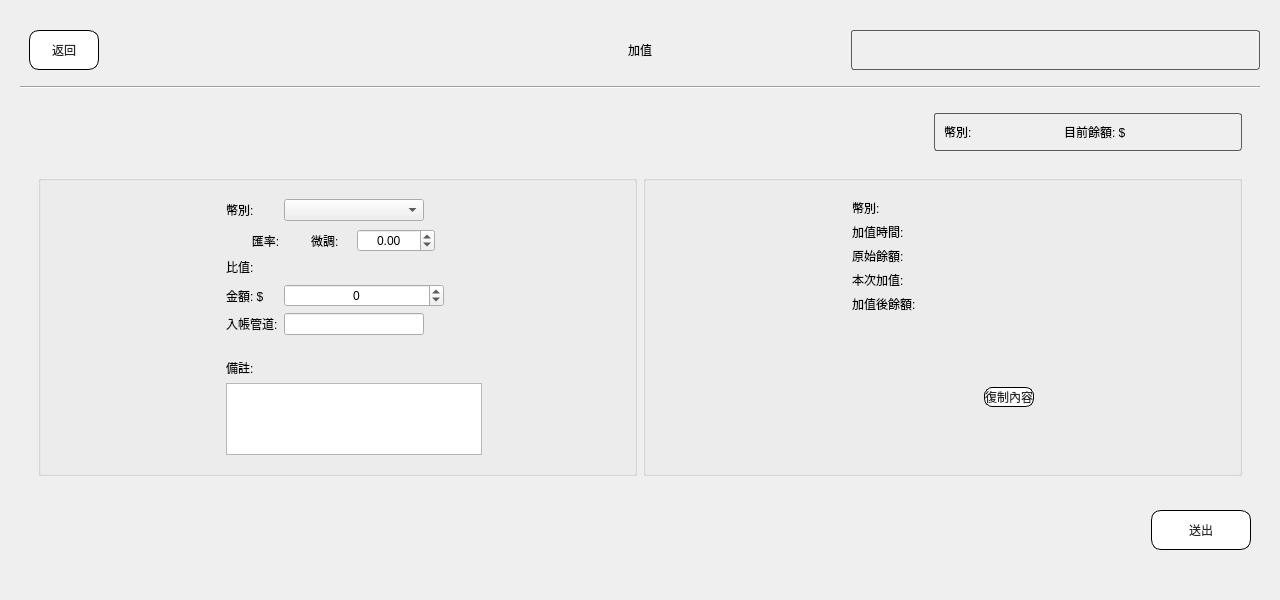
<?xml version="1.0" encoding="UTF-8"?>
<ui version="4.0">
 <class>LayerAddCost</class>
 <widget class="QWidget" name="LayerAddCost">
  <property name="geometry">
   <rect>
    <x>0</x>
    <y>0</y>
    <width>1280</width>
    <height>600</height>
   </rect>
  </property>
  <property name="windowTitle">
   <string>Form</string>
  </property>
  <layout class="QGridLayout" name="gridLayout">
   <property name="leftMargin">
    <number>0</number>
   </property>
   <property name="topMargin">
    <number>0</number>
   </property>
   <property name="rightMargin">
    <number>0</number>
   </property>
   <property name="bottomMargin">
    <number>0</number>
   </property>
   <property name="spacing">
    <number>0</number>
   </property>
   <item row="0" column="0">
    <widget class="QWidget" name="wBg" native="true">
     <property name="styleSheet">
      <string notr="true">font: 18px &quot;Microsoft JhengHei UI&quot;;</string>
     </property>
     <layout class="QGridLayout" name="gridLayout_3">
      <property name="leftMargin">
       <number>20</number>
      </property>
      <property name="topMargin">
       <number>20</number>
      </property>
      <property name="rightMargin">
       <number>20</number>
      </property>
      <property name="bottomMargin">
       <number>40</number>
      </property>
      <item row="1" column="0">
       <widget class="Line" name="line">
        <property name="orientation">
         <enum>Qt::Horizontal</enum>
        </property>
       </widget>
      </item>
      <item row="2" column="0">
       <widget class="QWidget" name="wBody" native="true">
        <layout class="QGridLayout" name="gridLayout_4">
         <item row="0" column="0">
          <widget class="QWidget" name="widget_2" native="true">
           <layout class="QHBoxLayout" name="horizontalLayout_5">
            <item>
             <spacer name="horizontalSpacer_2">
              <property name="orientation">
               <enum>Qt::Horizontal</enum>
              </property>
              <property name="sizeHint" stdset="0">
               <size>
                <width>40</width>
                <height>20</height>
               </size>
              </property>
             </spacer>
            </item>
            <item>
             <widget class="QGroupBox" name="groupBox_2">
              <property name="sizePolicy">
               <sizepolicy hsizetype="Fixed" vsizetype="Preferred">
                <horstretch>0</horstretch>
                <verstretch>0</verstretch>
               </sizepolicy>
              </property>
              <property name="minimumSize">
               <size>
                <width>200</width>
                <height>0</height>
               </size>
              </property>
              <property name="styleSheet">
               <string notr="true">QGroupBox{
border-radius:3px;
color: rgb(41,41,41);
border: 1px solid #5b5b5b; }</string>
              </property>
              <layout class="QHBoxLayout" name="horizontalLayout_3">
               <item>
                <widget class="QLabel" name="label">
                 <property name="text">
                  <string>幣別:</string>
                 </property>
                </widget>
               </item>
               <item>
                <widget class="QLabel" name="lbCurrency">
                 <property name="minimumSize">
                  <size>
                   <width>80</width>
                   <height>0</height>
                  </size>
                 </property>
                 <property name="text">
                  <string/>
                 </property>
                </widget>
               </item>
               <item>
                <widget class="QLabel" name="label_3">
                 <property name="text">
                  <string>目前餘額: $</string>
                 </property>
                </widget>
               </item>
               <item>
                <widget class="QLabel" name="lbCurrentCost">
                 <property name="minimumSize">
                  <size>
                   <width>100</width>
                   <height>0</height>
                  </size>
                 </property>
                 <property name="text">
                  <string/>
                 </property>
                </widget>
               </item>
              </layout>
             </widget>
            </item>
           </layout>
          </widget>
         </item>
         <item row="1" column="0">
          <widget class="QWidget" name="widget_6" native="true">
           <property name="sizePolicy">
            <sizepolicy hsizetype="Preferred" vsizetype="Expanding">
             <horstretch>0</horstretch>
             <verstretch>0</verstretch>
            </sizepolicy>
           </property>
           <layout class="QGridLayout" name="gridLayout_5" rowstretch="0" columnstretch="1,1">
            <item row="0" column="0">
             <widget class="QGroupBox" name="groupBox_7">
              <property name="minimumSize">
               <size>
                <width>200</width>
                <height>100</height>
               </size>
              </property>
              <property name="maximumSize">
               <size>
                <width>16777215</width>
                <height>16777215</height>
               </size>
              </property>
              <layout class="QGridLayout" name="gridLayout_6">
               <item row="0" column="1">
                <widget class="QWidget" name="widget_10" native="true">
                 <property name="sizePolicy">
                  <sizepolicy hsizetype="Preferred" vsizetype="Fixed">
                   <horstretch>0</horstretch>
                   <verstretch>0</verstretch>
                  </sizepolicy>
                 </property>
                 <layout class="QFormLayout" name="formLayout">
                  <item row="0" column="0">
                   <widget class="QLabel" name="label_5">
                    <property name="text">
                     <string>幣別:</string>
                    </property>
                   </widget>
                  </item>
                  <item row="0" column="1">
                   <widget class="QComboBox" name="cbCurrency">
                    <property name="minimumSize">
                     <size>
                      <width>140</width>
                      <height>0</height>
                     </size>
                    </property>
                    <property name="maximumSize">
                     <size>
                      <width>120</width>
                      <height>16777215</height>
                     </size>
                    </property>
                   </widget>
                  </item>
                  <item row="3" column="0">
                   <widget class="QLabel" name="label_6">
                    <property name="text">
                     <string>金額: $ </string>
                    </property>
                   </widget>
                  </item>
                  <item row="3" column="1">
                   <widget class="QSpinBox" name="sb">
                    <property name="minimumSize">
                     <size>
                      <width>160</width>
                      <height>0</height>
                     </size>
                    </property>
                    <property name="maximumSize">
                     <size>
                      <width>120</width>
                      <height>16777215</height>
                     </size>
                    </property>
                    <property name="alignment">
                     <set>Qt::AlignCenter</set>
                    </property>
                    <property name="prefix">
                     <string/>
                    </property>
                    <property name="minimum">
                     <number>-999999</number>
                    </property>
                    <property name="maximum">
                     <number>999999</number>
                    </property>
                   </widget>
                  </item>
                  <item row="4" column="0">
                   <widget class="QLabel" name="label_7">
                    <property name="text">
                     <string>入帳管道:</string>
                    </property>
                   </widget>
                  </item>
                  <item row="4" column="1">
                   <widget class="QLineEdit" name="txType">
                    <property name="minimumSize">
                     <size>
                      <width>140</width>
                      <height>0</height>
                     </size>
                    </property>
                    <property name="maximumSize">
                     <size>
                      <width>100</width>
                      <height>16777215</height>
                     </size>
                    </property>
                   </widget>
                  </item>
                  <item row="1" column="0" colspan="2">
                   <widget class="QWidget" name="wRate" native="true">
                    <property name="minimumSize">
                     <size>
                      <width>0</width>
                      <height>32</height>
                     </size>
                    </property>
                    <layout class="QGridLayout" name="gridLayout_9">
                     <property name="leftMargin">
                      <number>0</number>
                     </property>
                     <property name="topMargin">
                      <number>2</number>
                     </property>
                     <property name="bottomMargin">
                      <number>2</number>
                     </property>
                     <item row="0" column="2">
                      <widget class="QDoubleSpinBox" name="sbAdd">
                       <property name="alignment">
                        <set>Qt::AlignCenter</set>
                       </property>
                       <property name="minimum">
                        <double>-99.000000000000000</double>
                       </property>
                       <property name="singleStep">
                        <double>0.010000000000000</double>
                       </property>
                      </widget>
                     </item>
                     <item row="0" column="0">
                      <widget class="QLabel" name="lbRate">
                       <property name="text">
                        <string>匯率:</string>
                       </property>
                       <property name="alignment">
                        <set>Qt::AlignCenter</set>
                       </property>
                      </widget>
                     </item>
                     <item row="0" column="1">
                      <widget class="QLabel" name="label_2">
                       <property name="minimumSize">
                        <size>
                         <width>40</width>
                         <height>0</height>
                        </size>
                       </property>
                       <property name="maximumSize">
                        <size>
                         <width>40</width>
                         <height>16777215</height>
                        </size>
                       </property>
                       <property name="text">
                        <string>微調:</string>
                       </property>
                      </widget>
                     </item>
                     <item row="1" column="0">
                      <widget class="QLabel" name="label_4">
                       <property name="text">
                        <string>比值:</string>
                       </property>
                      </widget>
                     </item>
                     <item row="1" column="1" colspan="2">
                      <widget class="QLabel" name="lbDiff">
                       <property name="text">
                        <string/>
                       </property>
                      </widget>
                     </item>
                    </layout>
                   </widget>
                  </item>
                 </layout>
                </widget>
               </item>
               <item row="0" column="0">
                <spacer name="horizontalSpacer_3">
                 <property name="orientation">
                  <enum>Qt::Horizontal</enum>
                 </property>
                 <property name="sizeHint" stdset="0">
                  <size>
                   <width>40</width>
                   <height>20</height>
                  </size>
                 </property>
                </spacer>
               </item>
               <item row="0" column="2">
                <spacer name="horizontalSpacer_4">
                 <property name="orientation">
                  <enum>Qt::Horizontal</enum>
                 </property>
                 <property name="sizeHint" stdset="0">
                  <size>
                   <width>40</width>
                   <height>20</height>
                  </size>
                 </property>
                </spacer>
               </item>
               <item row="1" column="1" colspan="2">
                <widget class="QWidget" name="widget_8" native="true">
                 <property name="sizePolicy">
                  <sizepolicy hsizetype="Preferred" vsizetype="Expanding">
                   <horstretch>0</horstretch>
                   <verstretch>0</verstretch>
                  </sizepolicy>
                 </property>
                 <property name="minimumSize">
                  <size>
                   <width>0</width>
                   <height>100</height>
                  </size>
                 </property>
                 <property name="maximumSize">
                  <size>
                   <width>16777215</width>
                   <height>140</height>
                  </size>
                 </property>
                 <layout class="QVBoxLayout" name="verticalLayout_2">
                  <item>
                   <widget class="QLabel" name="label_8">
                    <property name="text">
                     <string>備註:</string>
                    </property>
                   </widget>
                  </item>
                  <item>
                   <widget class="QTextEdit" name="txNote1">
                    <property name="sizePolicy">
                     <sizepolicy hsizetype="Fixed" vsizetype="Fixed">
                      <horstretch>0</horstretch>
                      <verstretch>0</verstretch>
                     </sizepolicy>
                    </property>
                    <property name="html">
                     <string>&lt;!DOCTYPE HTML PUBLIC &quot;-//W3C//DTD HTML 4.0//EN&quot; &quot;http://www.w3.org/TR/REC-html40/strict.dtd&quot;&gt;
&lt;html&gt;&lt;head&gt;&lt;meta name=&quot;qrichtext&quot; content=&quot;1&quot; /&gt;&lt;meta charset=&quot;utf-8&quot; /&gt;&lt;style type=&quot;text/css&quot;&gt;
p, li { white-space: pre-wrap; }
&lt;/style&gt;&lt;/head&gt;&lt;body style=&quot; font-family:'Microsoft JhengHei UI'; font-size:18px; font-weight:400; font-style:normal;&quot;&gt;
&lt;p style=&quot;-qt-paragraph-type:empty; margin-top:0px; margin-bottom:0px; margin-left:0px; margin-right:0px; -qt-block-indent:0; text-indent:0px;&quot;&gt;&lt;br /&gt;&lt;/p&gt;&lt;/body&gt;&lt;/html&gt;</string>
                    </property>
                   </widget>
                  </item>
                 </layout>
                </widget>
               </item>
              </layout>
             </widget>
            </item>
            <item row="0" column="1">
             <widget class="QGroupBox" name="groupBox">
              <property name="minimumSize">
               <size>
                <width>200</width>
                <height>0</height>
               </size>
              </property>
              <layout class="QGridLayout" name="gridLayout_7">
               <item row="0" column="1">
                <widget class="QWidget" name="widget" native="true">
                 <property name="minimumSize">
                  <size>
                   <width>200</width>
                   <height>0</height>
                  </size>
                 </property>
                 <layout class="QFormLayout" name="formLayout_2">
                  <item row="0" column="0">
                   <widget class="QLabel" name="lb0">
                    <property name="text">
                     <string>幣別: </string>
                    </property>
                   </widget>
                  </item>
                  <item row="0" column="1">
                   <widget class="QLabel" name="lbCurrency_2">
                    <property name="text">
                     <string/>
                    </property>
                   </widget>
                  </item>
                  <item row="1" column="0">
                   <widget class="QLabel" name="lb1">
                    <property name="text">
                     <string>加值時間: </string>
                    </property>
                   </widget>
                  </item>
                  <item row="1" column="1">
                   <widget class="QLabel" name="lbTime">
                    <property name="text">
                     <string/>
                    </property>
                   </widget>
                  </item>
                  <item row="2" column="0">
                   <widget class="QLabel" name="lb2">
                    <property name="text">
                     <string>原始餘額: </string>
                    </property>
                   </widget>
                  </item>
                  <item row="2" column="1">
                   <widget class="QLabel" name="lbCurrentCost_2">
                    <property name="text">
                     <string/>
                    </property>
                   </widget>
                  </item>
                  <item row="3" column="0">
                   <widget class="QLabel" name="lb3">
                    <property name="text">
                     <string>本次加值: </string>
                    </property>
                   </widget>
                  </item>
                  <item row="3" column="1">
                   <widget class="QLabel" name="lbAdd">
                    <property name="text">
                     <string/>
                    </property>
                   </widget>
                  </item>
                  <item row="4" column="0">
                   <widget class="QLabel" name="lb4">
                    <property name="text">
                     <string>加值後餘額: </string>
                    </property>
                   </widget>
                  </item>
                  <item row="4" column="1">
                   <widget class="QLabel" name="lbAfAdd">
                    <property name="text">
                     <string/>
                    </property>
                   </widget>
                  </item>
                 </layout>
                </widget>
               </item>
               <item row="1" column="1">
                <widget class="QWidget" name="widget_3" native="true">
                 <layout class="QGridLayout" name="gridLayout_8">
                  <item row="0" column="1">
                   <widget class="QPushButton" name="btnCopy">
                    <property name="styleSheet">
                     <string notr="true">QPushButton{
font: 20px &quot;Microsoft JhengHei UI&quot;;


}



QPushButton{background-color: rgb(255, 255, 255);
border-radius:8px;
color: rgb(41,41,41);
border: 1px solid #000000; }


QPushButton:hover 
{ 
background-color: #55aaff; 
border-style: outset; 
border-width: 2px; 
font: 700 18px &quot;Microsoft JhengHei UI&quot;; 
}
QPushButton:pressed { 
border-style: outset; 
border-width: 0px; 
font: 700 24px &quot;Microsoft JhengHei UI&quot;; 
color:rgb(241,241,241);
background-color:#3c78b4;
}</string>
                    </property>
                    <property name="text">
                     <string>復制內容</string>
                    </property>
                   </widget>
                  </item>
                  <item row="0" column="0">
                   <spacer name="horizontalSpacer_8">
                    <property name="orientation">
                     <enum>Qt::Horizontal</enum>
                    </property>
                    <property name="sizeHint" stdset="0">
                     <size>
                      <width>40</width>
                      <height>20</height>
                     </size>
                    </property>
                   </spacer>
                  </item>
                 </layout>
                </widget>
               </item>
               <item row="0" column="0">
                <spacer name="horizontalSpacer_5">
                 <property name="orientation">
                  <enum>Qt::Horizontal</enum>
                 </property>
                 <property name="sizeHint" stdset="0">
                  <size>
                   <width>40</width>
                   <height>20</height>
                  </size>
                 </property>
                </spacer>
               </item>
               <item row="0" column="2">
                <spacer name="horizontalSpacer_7">
                 <property name="orientation">
                  <enum>Qt::Horizontal</enum>
                 </property>
                 <property name="sizeHint" stdset="0">
                  <size>
                   <width>40</width>
                   <height>20</height>
                  </size>
                 </property>
                </spacer>
               </item>
              </layout>
             </widget>
            </item>
           </layout>
          </widget>
         </item>
        </layout>
       </widget>
      </item>
      <item row="0" column="0">
       <widget class="QWidget" name="wTop" native="true">
        <property name="minimumSize">
         <size>
          <width>0</width>
          <height>60</height>
         </size>
        </property>
        <property name="maximumSize">
         <size>
          <width>16777215</width>
          <height>80</height>
         </size>
        </property>
        <layout class="QHBoxLayout" name="horizontalLayout" stretch="1,1,1">
         <property name="leftMargin">
          <number>0</number>
         </property>
         <property name="topMargin">
          <number>0</number>
         </property>
         <property name="rightMargin">
          <number>0</number>
         </property>
         <property name="bottomMargin">
          <number>0</number>
         </property>
         <item>
          <widget class="QWidget" name="widget_4" native="true">
           <layout class="QHBoxLayout" name="horizontalLayout_2">
            <item>
             <widget class="QPushButton" name="btnAddCostBack">
              <property name="sizePolicy">
               <sizepolicy hsizetype="Fixed" vsizetype="Fixed">
                <horstretch>0</horstretch>
                <verstretch>0</verstretch>
               </sizepolicy>
              </property>
              <property name="minimumSize">
               <size>
                <width>70</width>
                <height>40</height>
               </size>
              </property>
              <property name="maximumSize">
               <size>
                <width>70</width>
                <height>40</height>
               </size>
              </property>
              <property name="styleSheet">
               <string notr="true">QPushButton{
font: 20px &quot;Microsoft JhengHei UI&quot;;


}



QPushButton{background-color: rgb(255, 255, 255);
border-radius:10px;
color: rgb(41,41,41);
border: 1px solid #000000; }


QPushButton:hover 
{ 
background-color: #55aaff; 
border-style: outset; 
border-width: 2px; 
font: 700 18px &quot;Microsoft JhengHei UI&quot;; 
}
QPushButton:pressed { 
border-style: outset; 
border-width: 0px; 
font: 700 24px &quot;Microsoft JhengHei UI&quot;; 
color:rgb(241,241,241);
background-color:#3c78b4;
}</string>
              </property>
              <property name="text">
               <string>返回</string>
              </property>
             </widget>
            </item>
            <item>
             <spacer name="horizontalSpacer">
              <property name="orientation">
               <enum>Qt::Horizontal</enum>
              </property>
              <property name="sizeHint" stdset="0">
               <size>
                <width>187</width>
                <height>20</height>
               </size>
              </property>
             </spacer>
            </item>
           </layout>
          </widget>
         </item>
         <item>
          <widget class="QLabel" name="lbTitle">
           <property name="styleSheet">
            <string notr="true">font: 24px &quot;Microsoft JhengHei UI&quot;;</string>
           </property>
           <property name="text">
            <string>加值</string>
           </property>
           <property name="alignment">
            <set>Qt::AlignCenter</set>
           </property>
          </widget>
         </item>
         <item>
          <widget class="QWidget" name="widget_5" native="true">
           <layout class="QGridLayout" name="gridLayout_2">
            <property name="leftMargin">
             <number>0</number>
            </property>
            <property name="topMargin">
             <number>0</number>
            </property>
            <property name="rightMargin">
             <number>0</number>
            </property>
            <property name="bottomMargin">
             <number>0</number>
            </property>
            <item row="0" column="0">
             <widget class="QGroupBox" name="groupBox_8">
              <property name="maximumSize">
               <size>
                <width>16777215</width>
                <height>40</height>
               </size>
              </property>
              <property name="styleSheet">
               <string notr="true">QGroupBox{
border-radius:3px;
color: rgb(41,41,41);
border: 1px solid #5b5b5b; }</string>
              </property>
              <layout class="QHBoxLayout" name="horizontalLayout_4">
               <property name="leftMargin">
                <number>0</number>
               </property>
               <property name="topMargin">
                <number>0</number>
               </property>
               <property name="rightMargin">
                <number>0</number>
               </property>
               <property name="bottomMargin">
                <number>0</number>
               </property>
               <item>
                <widget class="QLabel" name="lbId">
                 <property name="text">
                  <string/>
                 </property>
                 <property name="alignment">
                  <set>Qt::AlignCenter</set>
                 </property>
                </widget>
               </item>
               <item>
                <widget class="QLabel" name="lbName">
                 <property name="text">
                  <string/>
                 </property>
                </widget>
               </item>
              </layout>
             </widget>
            </item>
           </layout>
          </widget>
         </item>
        </layout>
       </widget>
      </item>
      <item row="3" column="0">
       <widget class="QWidget" name="wBottom" native="true">
        <property name="minimumSize">
         <size>
          <width>0</width>
          <height>60</height>
         </size>
        </property>
        <layout class="QHBoxLayout" name="horizontalLayout_8">
         <item>
          <spacer name="horizontalSpacer_6">
           <property name="orientation">
            <enum>Qt::Horizontal</enum>
           </property>
           <property name="sizeHint" stdset="0">
            <size>
             <width>658</width>
             <height>20</height>
            </size>
           </property>
          </spacer>
         </item>
         <item>
          <widget class="QPushButton" name="btnOk">
           <property name="minimumSize">
            <size>
             <width>100</width>
             <height>40</height>
            </size>
           </property>
           <property name="styleSheet">
            <string notr="true">QPushButton{
font: 20px &quot;Microsoft JhengHei UI&quot;;


}



QPushButton{background-color: rgb(255, 255, 255);
border-radius:10px;
color: rgb(41,41,41);
border: 1px solid #000000; }


QPushButton:hover 
{ 
background-color: #55aaff; 
border-style: outset; 
border-width: 2px; 
font: 700 18px &quot;Microsoft JhengHei UI&quot;; 
}
QPushButton:pressed { 
border-style: outset; 
border-width: 0px; 
font: 700 24px &quot;Microsoft JhengHei UI&quot;; 
color:rgb(241,241,241);
background-color:#3c78b4;
}</string>
           </property>
           <property name="text">
            <string>送出</string>
           </property>
          </widget>
         </item>
        </layout>
       </widget>
      </item>
     </layout>
    </widget>
   </item>
  </layout>
 </widget>
 <resources/>
 <connections/>
</ui>
